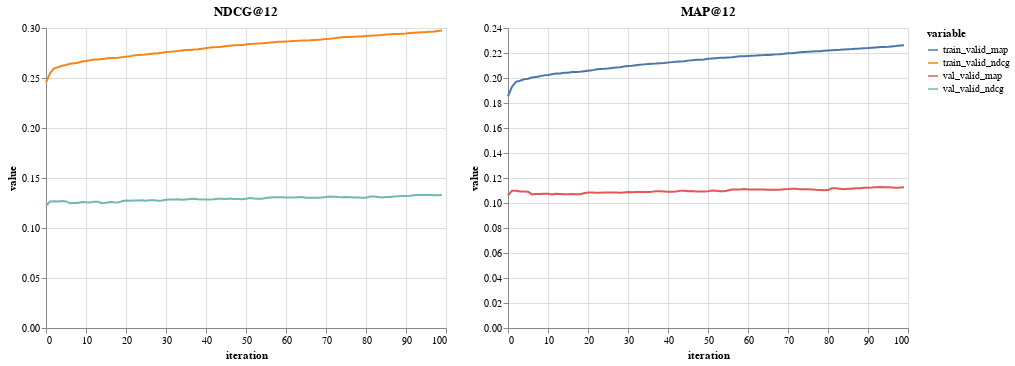

The notebook cell this image was saved under:
### Code cell
alt_ndcg = (
    alt.Chart(
        df_eval_results[
            lambda d: d["variable"].isin(["train_valid_ndcg", "val_valid_ndcg"])
        ],
        title="NDCG@12",
    )
    .mark_line()
    .encode(x="iteration", y="value", color="variable")
)

alt_map = (
    alt.Chart(
        df_eval_results[
            lambda d: d["variable"].isin(["train_valid_map", "val_valid_map"])
        ],
        title="MAP@12",
    )
    .mark_line()
    .encode(x="iteration", y="value", color="variable")
)

alt_ndcg | alt_map

### Figure 1 — Vega-Lite specification as saved in the notebook (floating-point values rounded to 4 significant figures; data arrays with more than 128 entries replaced by an {"elided": "..."} marker saying what was removed)
{"config": {"view": {"continuousWidth": 400, "continuousHeight": 300}}, "hconcat": [{"data": {"name": "data-8eae476d64818e2df1e07a0276e35ba1"}, "mark": "line", "encoding": {"color": {"field": "variable", "type": "nominal"}, "x": {"field": "iteration", "type": "quantitative"}, "y": {"field": "value", "type": "quantitative"}}, "title": "NDCG@12"}, {"data": {"name": "data-13013706d7e195d3a026b1a7dc6c7b03"}, "mark": "line", "encoding": {"color": {"field": "variable", "type": "nominal"}, "x": {"field": "iteration", "type": "quantitative"}, "y": {"field": "value", "type": "quantitative"}}, "title": "MAP@12"}], "$schema": "https://vega.github.io/schema/vega-lite/v4.17.0.json", "datasets": {"data-8eae476d64818e2df1e07a0276e35ba1": {"elided": "200 records"}, "data-13013706d7e195d3a026b1a7dc6c7b03": {"elided": "200 records"}}}
